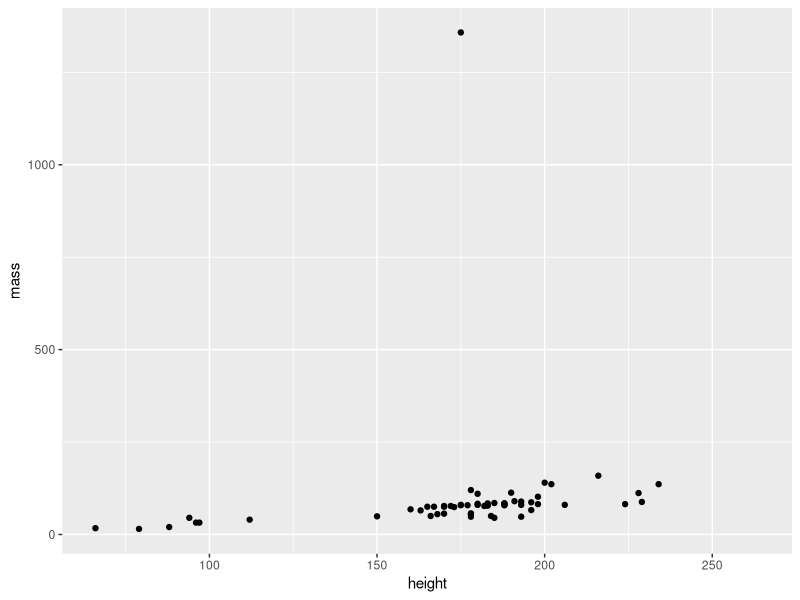
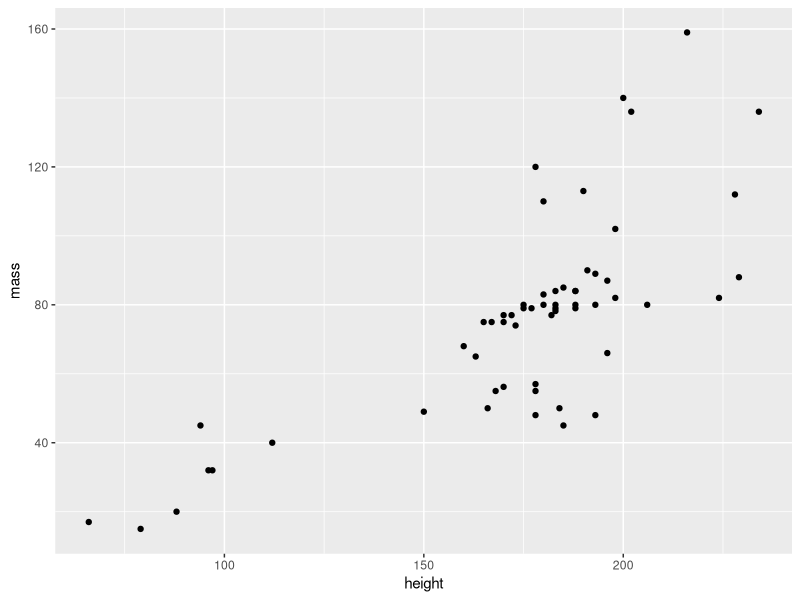
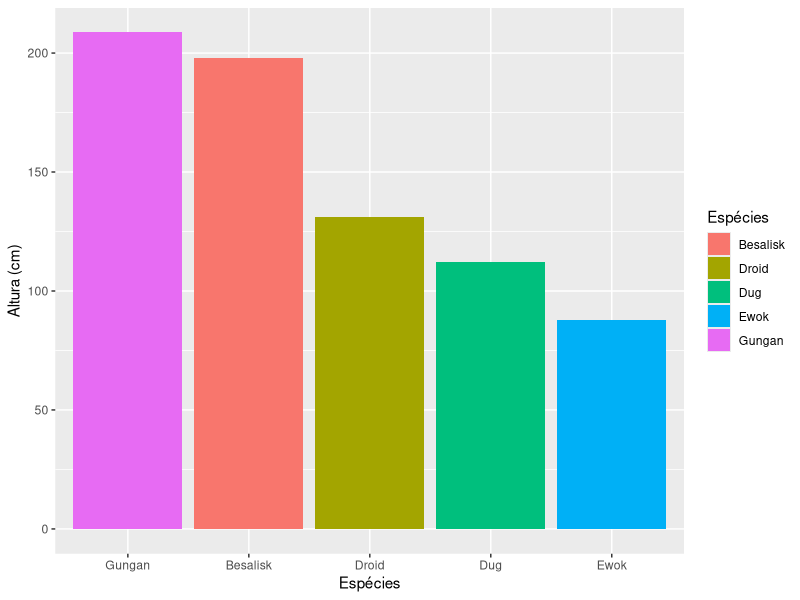
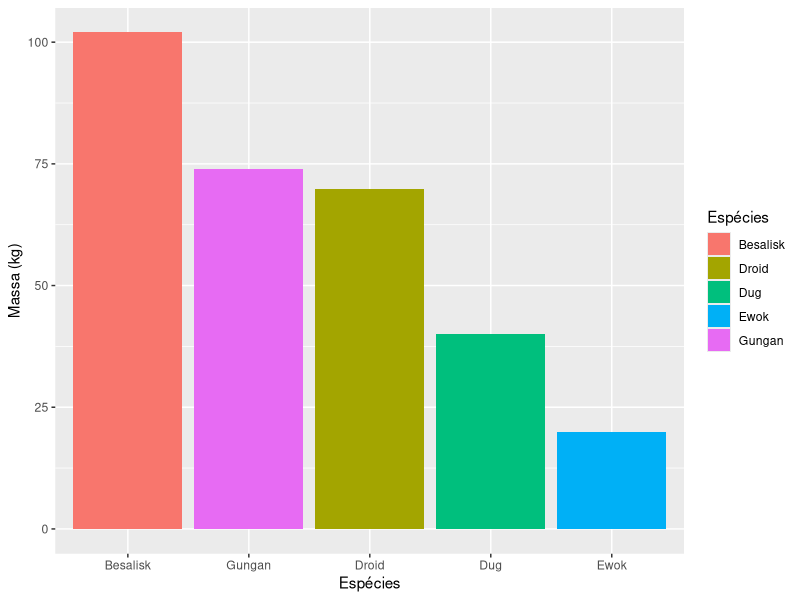
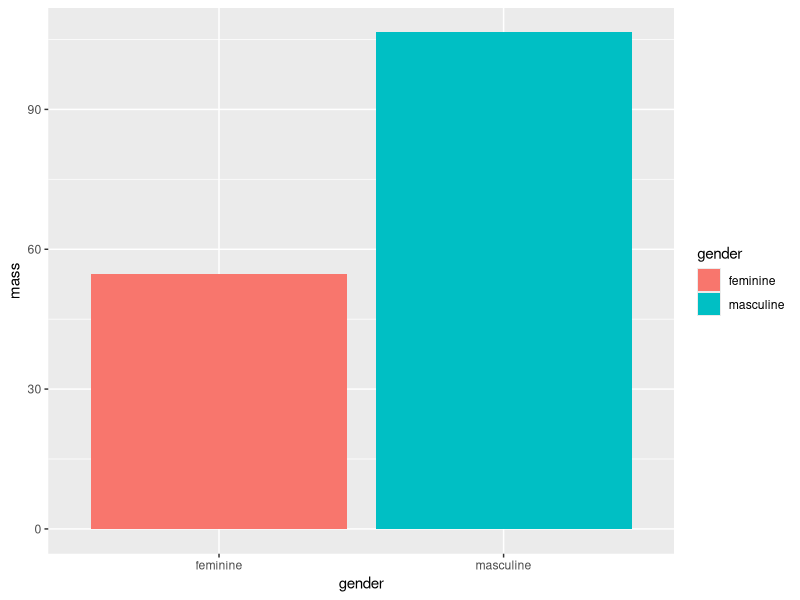
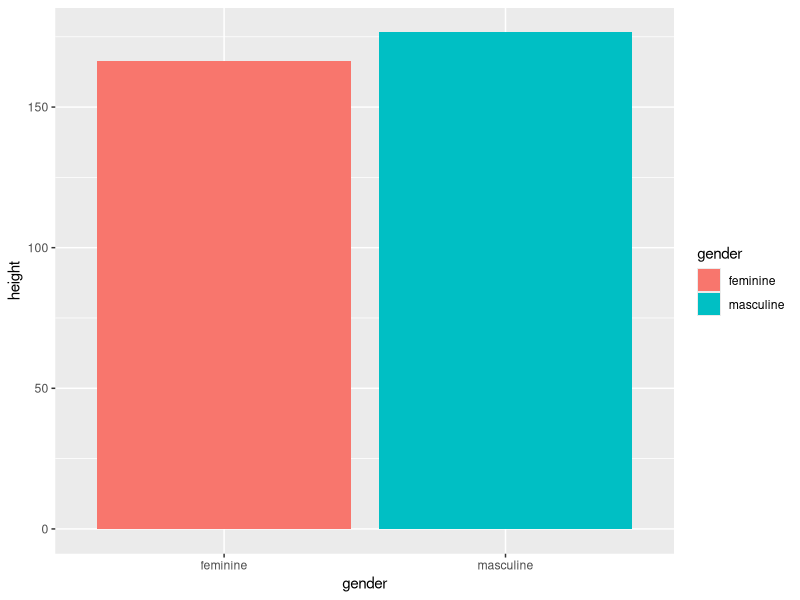
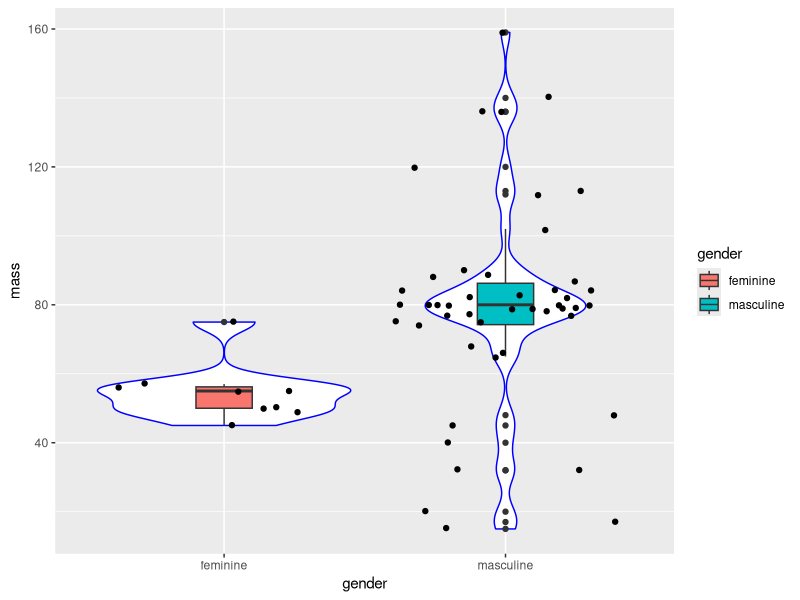
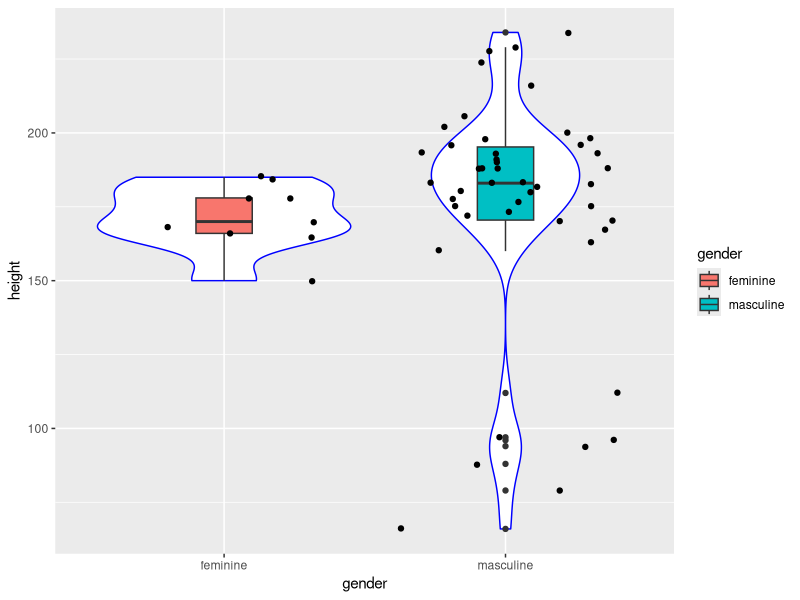

Write the R code that produced these figures, in order.

# Pacotes tidyverse - Prática -----------------------------------------------------------------------------------------------------------------------------
# Autoria do script: Jeanne Franco ---------------------------------------------------------------------------------------------------------
# Data: 17/03/2022 -------------------------------------------------------------------------------------------------------------------------

# Carregar pacotes -------------------------------------------------------------------------------------------------------------------------

library(dplyr)
library(ggplot2)

# Carregar dados ---------------------------------------------------------------------------------------------------------------------------

dados <- starwars
View(dados)

# Manipulação de dados 1 -------------------------------------------------------------------------------------------------------------------

dados %>%
  select(mass, hair_color) %>%
  filter(hair_color == "brown")

dados %>%
  select(height, hair_color) %>%
  filter(hair_color == "brown")

dados_1 <- dados %>%
  select(height, mass) %>%
  summarise_at(c("height", "mass"), list(max, min), na.rm = TRUE) 
dados_1

dados_2 <- dados %>%
  select(height, mass) 
dados_2

# Gráfico 1 --------------------------------------------------------------------------------------------------------------------------------

ggplot(dados_2, aes(x = height, y = mass)) +
  geom_point()

# Manipulação de dados 2 -------------------------------------------------------------------------------------------------------------------

dados_2 <- dados %>%
  select(height, mass) %>%
  filter(mass != 1358) # Elimina o valor máximo (outlier que impede ver a tendência)
dados_2

# Gráfico 2 --------------------------------------------------------------------------------------------------------------------------------

ggplot(dados_2, aes(x = height, y = mass)) +
  geom_point()

# Manipulação de dados 3 -------------------------------------------------------------------------------------------------------------------

dados_3 <- dados %>%
  select(height, mass, species) %>%
  filter(species %in% c("Besalisk", "Dug", "Gungan", "Ewok", "Droid")) %>%
  group_by(species) %>%
  summarise_all(list(mean), na.rm = TRUE)
dados_3

# Gráficos 3 -------------------------------------------------------------------------------------------------------------------------------

plot_altura <- ggplot(dados_3, aes(x = species, y = height)) +
  geom_col(aes(fill = species)) +
  scale_x_discrete(limits = c("Gungan", "Besalisk", "Droid", "Dug", "Ewok")) +
  scale_fill_discrete(name = "Espécies") +
  labs(x = "Espécies", y = "Altura (cm)")
plot_altura

plot_massa <- ggplot(dados_3, aes(x = species, y = mass)) +
  geom_col(aes(fill = species)) +
  scale_x_discrete(limits = c("Besalisk", "Gungan", "Droid", "Dug", "Ewok")) +
  scale_fill_discrete(name = "Espécies") +
  labs(x = "Espécies", y = "Massa (kg)")
plot_massa

# Manipulação de dados 4 -------------------------------------------------------------------------------------------------------------------

dados_4 <- dados %>%
  select(gender, mass, height) %>%
  filter(gender %in% c("feminine", "masculine")) %>%
  group_by(gender) %>%
  summarise_all(list(mean), na.rm = TRUE)
dados_4  

# Gráficos 4 -------------------------------------------------------------------------------------------------------------------------------

massa_genero <- ggplot(dados_4, aes(x = gender, y = mass)) +
  geom_col(aes(fill = gender))
massa_genero

altura_genero <- ggplot(dados_4, aes(x = gender, y = height)) +
  geom_col(aes(fill = gender))
altura_genero

# Manipulação de dados 5 -------------------------------------------------------------------------------------------------------------------

dados_5 <- dados %>%
  select(gender, mass, height) %>%
  filter(gender %in% c("feminine", "masculine")) %>%
  filter(mass != 1358)
dados_5

# Gráficos 5 -------------------------------------------------------------------------------------------------------------------------------

massa_genero_box <- ggplot(dados_5, aes(x = gender, y = mass)) +
  geom_violin(col = "blue") +
  geom_boxplot(aes(fill = gender), width = 0.2) +
  geom_jitter()
massa_genero_box

altura_genero_box <- ggplot(dados_5, aes(x = gender, y = height)) +
  geom_violin(col = "blue") +
  geom_boxplot(aes(fill = gender), width = 0.2) +
  geom_jitter()
altura_genero_box

# Manipulação de dados 6 -------------------------------------------------------------------------------------------------------------------

dados_6 <- dados %>%
  select(species, birth_year) %>%
  filter(species %in% c("Human", "Droid", "Wookiee", "Ewok", "Cerean")) %>%
  group_by(species) %>%
  summarise(mean(birth_year, na.rm = TRUE))
dados_6
  
dados_6 <- dados %>%
  select(species, birth_year) %>%
  filter(species %in% c("Human", "Droid", "Wookiee", "Ewok", "Cerean")) %>%
  group_by(species) %>%
  summarise_all(list(mean), na.rm = TRUE)
dados_6

# Gráfico 6 -------------------------------------------------------------------------------------------------------------------------------

ggplot(dados_6, aes(x = species, y = birth_year)) +
  geom_col(aes(fill = species)) +
  scale_x_discrete(limits = c("Wookiee", "Cerean", "Human", "Droid", "Ewok"))

# Manipulação de dados 7 -------------------------------------------------------------------------------------------------------------------

dados_7 <- dados %>%
  select(height, mass, birth_year, skin_color) %>%
  filter(skin_color %in% c("green", "red", "blue", "brown", "dark")) %>%
  group_by(skin_color) %>%
  summarise_at(c("height", "mass", "birth_year"), list(mean), na.rm = TRUE)
dados_7

# Gráficos 7 -------------------------------------------------------------------------------------------------------------------------------

altura_pele <- ggplot(dados_7, aes(x = skin_color, y = height)) +
  geom_col(aes(fill = skin_color)) +
  scale_x_discrete(limits = c("green", "brown", "red", "dark", "blue"))
altura_pele

massa_pele <- ggplot(dados_7, aes(x = skin_color, y = mass)) +
  geom_col(aes(fill = skin_color)) +
  scale_x_discrete(limits = c("blue", "dark", "green", "red", "brown"))
massa_pele
